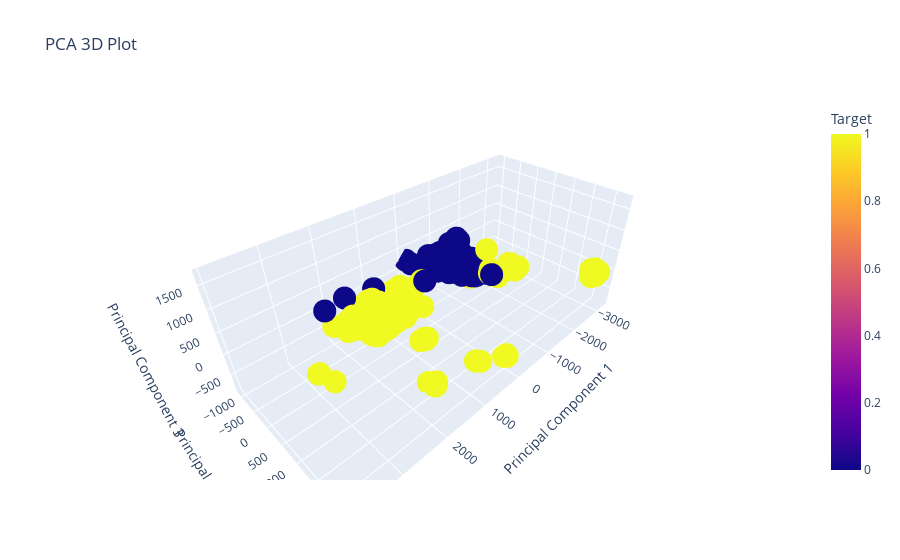

The cell this chart's notebook holds for it:
### Code cell
import pandas as pd
import numpy as np
import plotly.express as px
from sklearn.decomposition import PCA


# Gabungkan data dari kedua kelas
df_combined = pd.read_csv(r'E:\Users\mmasa\Downloads\Philip Vision Checking\Data Botol\output_data_combined.csv')

# Pilih kolom GLCM dan Histogram sebagai input
X = df_combined.iloc[:, 1:-2].values  # Exclude Nama File, Target, dan Kategori

# Lakukan PCA
pca = PCA(n_components=3)  # Ubah menjadi 3 komponen utama
X_pca = pca.fit_transform(X)

# Tambahkan komponen PCA ke dataframe
df_combined['PCA1'] = X_pca[:, 0]
df_combined['PCA2'] = X_pca[:, 1]
df_combined['PCA3'] = X_pca[:, 2]

# Buat plot PCA 3D dengan Plotly
fig = px.scatter_3d(df_combined, x='PCA1', y='PCA2', z='PCA3', color='Target',
                     title='PCA 3D Plot', labels={'PCA1': 'Principal Component 1', 'PCA2': 'Principal Component 2', 'PCA3': 'Principal Component 3'})


# Tampilkan plot
fig.show()

### Figure 1 — Plotly figure (JSON) as saved in the notebook; plotly's stock layout.template omitted (floating-point values rounded to 4 significant figures; data arrays with more than 128 entries replaced by an {"elided": "..."} marker saying what was removed)
{"data": [{"hovertemplate": "Principal Component 1=%{x}<br>Principal Component 2=%{y}<br>Principal Component 3=%{z}<br>Target=%{marker.color}<extra></extra>", "legendgroup": "", "marker": {"color": {"elided": "292 int values"}, "coloraxis": "coloraxis", "symbol": "circle"}, "mode": "markers", "name": "", "scene": "scene", "showlegend": false, "type": "scatter3d", "x": {"elided": "292 float values"}, "y": {"elided": "292 float values"}, "z": {"elided": "292 float values"}}], "layout": {"coloraxis": {"colorbar": {"title": {"text": "Target"}}, "colorscale": [[0, "#0d0887"], [0.1111, "#46039f"], [0.2222, "#7201a8"], [0.3333, "#9c179e"], [0.4444, "#bd3786"], [0.5556, "#d8576b"], [0.6667, "#ed7953"], [0.7778, "#fb9f3a"], [0.8889, "#fdca26"], [1, "#f0f921"]]}, "legend": {"tracegroupgap": 0}, "scene": {"domain": {"x": [0, 1], "y": [0, 1]}, "xaxis": {"title": {"text": "Principal Component 1"}}, "yaxis": {"title": {"text": "Principal Component 2"}}, "zaxis": {"title": {"text": "Principal Component 3"}}}, "title": {"text": "PCA 3D Plot"}}}
